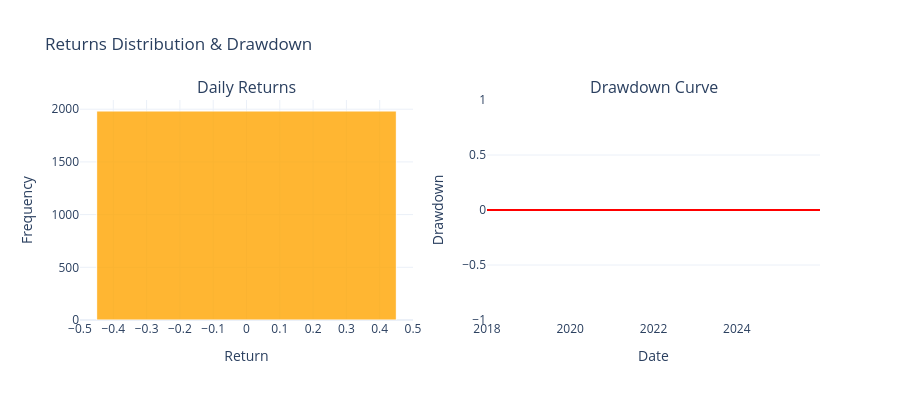

Source (notebook cell):
### Code cell
from plotly.subplots import make_subplots
import plotly.graph_objects as go

returns = eq_curve.pct_change().fillna(0)
returns=returns[TRADING_START_DATE:END_DATE]
cum_max = eq_curve.cummax()
drawdown = (eq_curve - cum_max) / cum_max
mean_ret = returns.mean()
median_ret = returns.median()

fig = make_subplots(rows=1, cols=2, subplot_titles=('Daily Returns', 'Drawdown Curve'))
fig.add_trace(
    go.Histogram(
        x=returns,
        nbinsx=50,
        marker_color='orange',
        marker_line_color='white',
        marker_line_width=1,
        opacity=0.8,
        name='Returns'
    ),
    row=1, col=1
)
fig.add_trace(
    go.Scatter(
        x=drawdown.index,
        y=drawdown.values,
        mode='lines',
        line=dict(color='red', width=2),
        name='Drawdown'
    ),
    row=1, col=2
)
fig.update_xaxes(
    title_text='Return',
    row=1, col=1,
    nticks=20,
    showgrid=True
)
fig.update_yaxes(
    title_text='Frequency',
    row=1, col=1,
    showgrid=True
)
fig.update_xaxes(
    title_text='Date',
    row=1, col=2,
    showgrid=False
)
fig.update_yaxes(
    title_text='Drawdown',
    row=1, col=2,
    showgrid=True
)
fig.update_layout(
    title_text='Returns Distribution & Drawdown',
    bargap=0.1,
    template='plotly_white',
    showlegend=False,
    width=900,
    height=400
)

fig.show()

### Figure 1 — Plotly figure (JSON) as saved in the notebook; plotly's stock layout.template omitted (floating-point values rounded to 4 significant figures; data arrays with more than 128 entries replaced by an {"elided": "..."} marker saying what was removed)
{"data": [{"marker": {"color": "orange", "line": {"color": "white", "width": 1}}, "name": "Returns", "nbinsx": 50, "opacity": 0.8, "type": "histogram", "x": {"elided": "1983 int values"}, "xaxis": "x", "yaxis": "y"}, {"line": {"color": "red", "width": 2}, "mode": "lines", "name": "Drawdown", "type": "scatter", "x": {"elided": "1983 str values"}, "xaxis": "x2", "y": {"elided": "1983 int values"}, "yaxis": "y2"}], "layout": {"annotations": [{"font": {"size": 16}, "showarrow": false, "text": "Daily Returns", "x": 0.225, "xanchor": "center", "xref": "paper", "y": 1, "yanchor": "bottom", "yref": "paper"}, {"font": {"size": 16}, "showarrow": false, "text": "Drawdown Curve", "x": 0.775, "xanchor": "center", "xref": "paper", "y": 1, "yanchor": "bottom", "yref": "paper"}], "bargap": 0.1, "height": 400, "showlegend": false, "title": {"text": "Returns Distribution & Drawdown"}, "width": 900, "xaxis": {"anchor": "y", "domain": [0, 0.45], "nticks": 20, "showgrid": true, "title": {"text": "Return"}}, "xaxis2": {"anchor": "y2", "domain": [0.55, 1], "showgrid": false, "title": {"text": "Date"}}, "yaxis": {"anchor": "x", "domain": [0, 1], "showgrid": true, "title": {"text": "Frequency"}}, "yaxis2": {"anchor": "x2", "domain": [0, 1], "showgrid": true, "title": {"text": "Drawdown"}}}}
